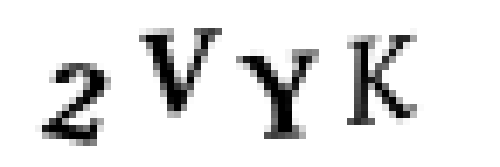
#> input picture captcha.png, 500 x 167 px
$ python ocr.py
#> lines starting #> are read from the running program, lines starting #| are printed output that depends on the picture; after the words box and inside, x2 and y2 are one past the last pixel; in counts of white or black regions, pixels touching at a corner belong together
import cv2
import pytesseract

pytesseract.pytesseract.tesseract_cmd = r'C:\Program Files\Tesseract-OCR\tesseract'

def readTextFromImg(image: str):
#> called with image = 'captcha.png'
    img = cv2.imread(image)
#> img is the input picture: shape (167, 500, 3); min 0, max 255, mean 228.5

    cv2.imshow('image', img)
    cv2.waitKey(0)
    cv2.destroyAllWindows()

    img = cv2.cvtColor(img, cv2.COLOR_BGR2GRAY)
#> img: shape (167, 500)
    print(pytesseract.image_to_string(img))
#> (this line was passed over: pytesseract is not available in this run)

    cv2.imshow('image', img)
    cv2.waitKey(0)
    cv2.destroyAllWindows()

    converted_img = cv2.threshold(cv2.GaussianBlur(img, (5, 5), 0), 0, 255, cv2.THRESH_BINARY + cv2.THRESH_OTSU)[1]
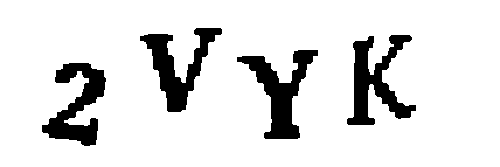
#> converted_img: shape (167, 500); 87.9% white; 4 black regions, box (x1, y1, x2, y2) and area: (237, 50, 318, 139) 2622, (347, 35, 416, 125) 2612, (140, 28, 222, 112) 2452, (42, 63, 106, 146) 2407
    print(pytesseract.image_to_string(converted_img))
#> (this line was passed over: pytesseract is not available in this run)

    cv2.imshow('image', converted_img)
    cv2.waitKey(0)
    cv2.destroyAllWindows()

    converted_img = cv2.threshold(cv2.bilateralFilter(img, 5, 75, 75), 0, 255, cv2.THRESH_BINARY + cv2.THRESH_OTSU)[1]
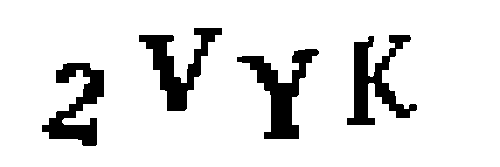
#> converted_img: shape (167, 500); 88.4% white; 4 black regions, box (x1, y1, x2, y2) and area: (237, 49, 319, 139) 2567, (347, 35, 417, 125) 2483, (139, 28, 222, 111) 2376, (42, 63, 104, 146) 2279
    print(pytesseract.image_to_string(converted_img))
#> (this line was passed over: pytesseract is not available in this run)

    cv2.imshow('image', converted_img)
    cv2.waitKey(0)
    cv2.destroyAllWindows()

    converted_img = cv2.threshold(cv2.medianBlur(img, 3), 0, 255, cv2.THRESH_BINARY + cv2.THRESH_OTSU)[1]
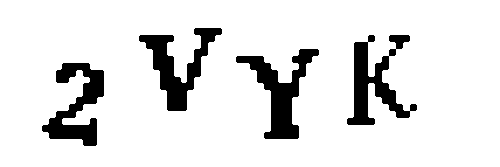
#> converted_img: shape (167, 500); 88.5% white; 4 black regions, box (x1, y1, x2, y2) and area: (236, 49, 319, 139) 2551, (347, 35, 417, 125) 2410, (139, 28, 222, 111) 2390, (42, 63, 104, 146) 2279
    print(pytesseract.image_to_string(converted_img))
#> (this line was passed over: pytesseract is not available in this run)

    cv2.imshow('image', converted_img)
    cv2.waitKey(0)
    cv2.destroyAllWindows()

    converted_img = cv2.adaptiveThreshold(cv2.GaussianBlur(img, (5, 5), 0), 255, cv2.ADAPTIVE_THRESH_GAUSSIAN_C, cv2.THRESH_BINARY, 31, 2)
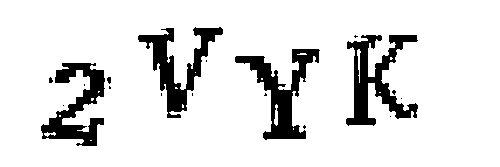
#> converted_img: shape (167, 500); 88.2% white; 18 black regions (13 under 20 px), largest, box (x1, y1, x2, y2) and area: (346, 35, 418, 126) 2624, (235, 49, 320, 140) 2507, (138, 27, 223, 118) 2355, (41, 63, 105, 146) 2261, (107, 77, 111, 84) 22
    print(pytesseract.image_to_string(converted_img))
#> (this line was passed over: pytesseract is not available in this run)

    cv2.imshow('image', converted_img)
    cv2.waitKey(0)
    cv2.destroyAllWindows()

    converted_img = cv2.adaptiveThreshold(cv2.bilateralFilter(img, 9, 75, 75), 255, cv2.ADAPTIVE_THRESH_GAUSSIAN_C, cv2.THRESH_BINARY, 31, 2)
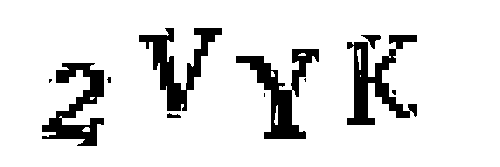
#> converted_img: shape (167, 500); 88.5% white; 11 black regions (5 under 20 px), largest, box (x1, y1, x2, y2) and area: (236, 49, 319, 139) 2486, (347, 35, 417, 125) 2423, (139, 28, 222, 111) 2272, (42, 63, 104, 146) 2230, (361, 35, 381, 49) 122, (167, 113, 181, 118) 48
    print(pytesseract.image_to_string(converted_img))
#> (this line was passed over: pytesseract is not available in this run)

    cv2.imshow('image', converted_img)
    cv2.waitKey(0)
    cv2.destroyAllWindows()

    converted_img = cv2.adaptiveThreshold(cv2.medianBlur(img, 3), 255, cv2.ADAPTIVE_THRESH_GAUSSIAN_C, cv2.THRESH_BINARY, 31, 2)
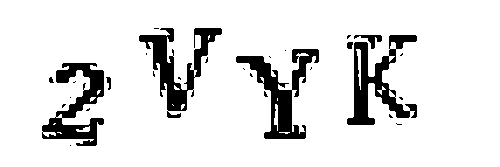
#> converted_img: shape (167, 500); 88.5% white; 29 black regions (21 under 20 px), largest, box (x1, y1, x2, y2) and area: (236, 49, 319, 139) 2427, (347, 35, 417, 125) 2330, (139, 28, 222, 118) 2303
    print(pytesseract.image_to_string(converted_img))
#> (this line was passed over: pytesseract is not available in this run)

    cv2.imshow('image', converted_img)
    cv2.waitKey(0)
    cv2.destroyAllWindows()

#> (the run stopped early here; a loop or call above may not have finished)
